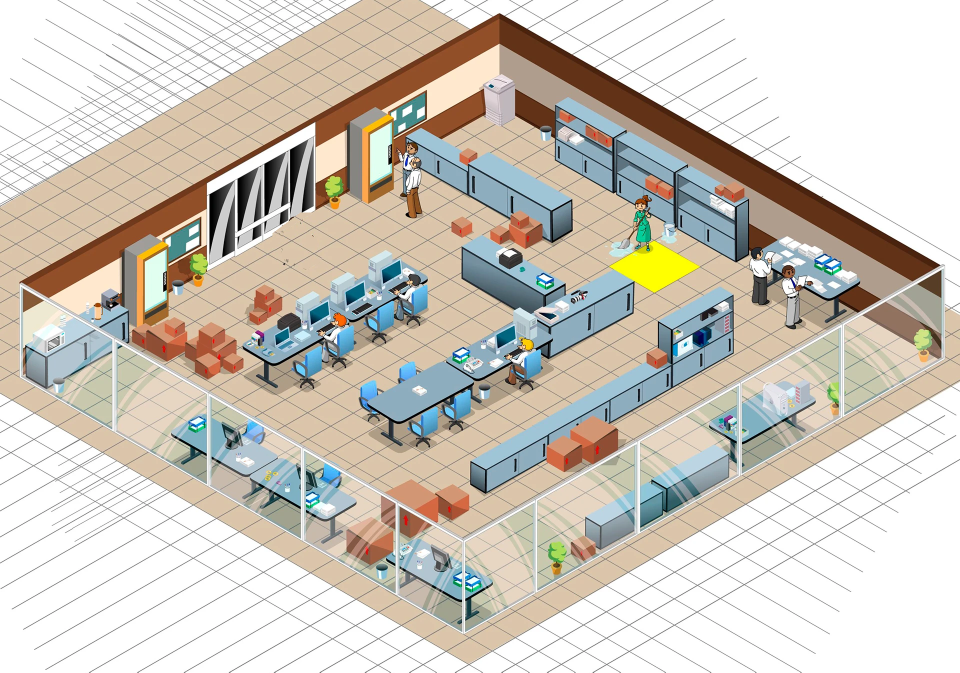
#> input picture tools/map_sem_cadeirante.png, 1920 x 1345 px (shown at 1/2 size)
$ python build_map.py map_sem_cadeirante.png map_sem_cadeirante.png map_sem_cadeirante.png
#> lines starting #> are read from the running program, lines starting #| are printed output that depends on the picture; after the words box and inside, x2 and y2 are one past the last pixel; in counts of white or black regions, pixels touching at a corner belong together
"""Gera o mapa com transparencia e a grade de colisao a partir do print original.
Uso: python tools/build_map.py <mapa_original.png> <saida public/assets>
Projecao isometrica verdadeira (30 graus): u = y - S*x, v = y + S*x.
"""
import sys, json, numpy as np
from PIL import Image
from scipy import ndimage as ndi

src, out = sys.argv[1], sys.argv[2]
S = np.tan(np.radians(30))
C = 26.55                      # meio ladrilho, em unidades u/v
U0, V0, NU, NV = -360.0, 792.0, 41, 38
START_UV = (177.0, 867.0)      # onde o cadeirante nasce
THR = 0.4                    # fracao minima de piso para a celula ser livre

im = Image.open(src).convert('RGB')
#> im is the input picture: PIL image 1920x1345 RGB; mean R, G, B 206.4, 200.1, 190
a = np.asarray(im).astype(float)
H, W, _ = a.shape
#> H = 1345; W = 1920
r, g, b = a[..., 0], a[..., 1], a[..., 2]
mx = a.max(2); mn = a.min(2); s = (mx - mn) / (mx + 1e-6)
#> after `mx = a.max(2)`:
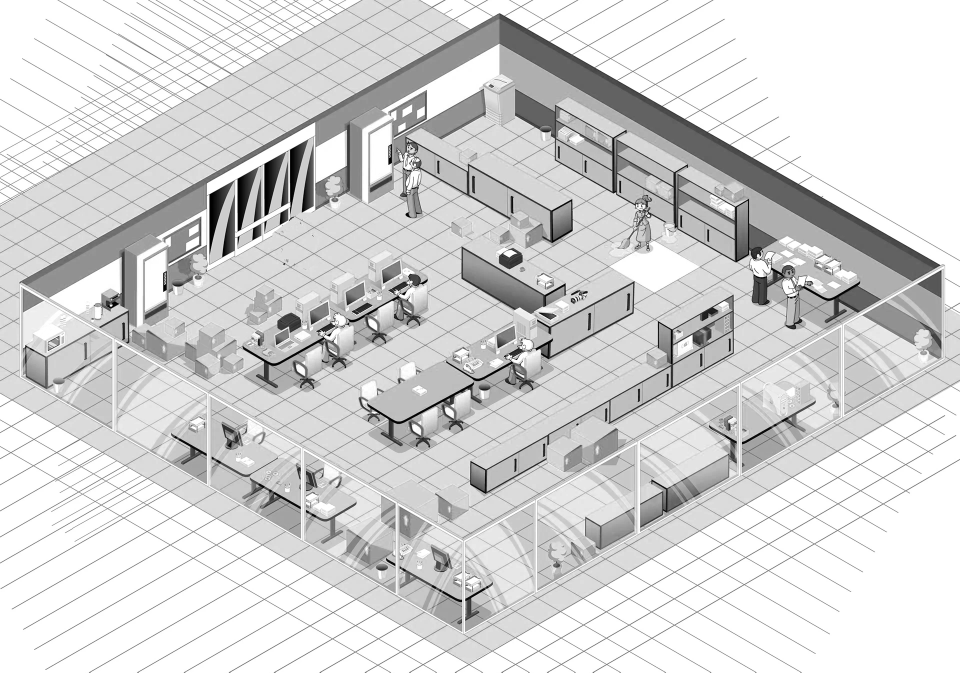
#> mx: shape (1345, 1920) float64 (shown at 1/2 size); min 0, max 255, mean 213
#> after `mn = a.min(2)`:
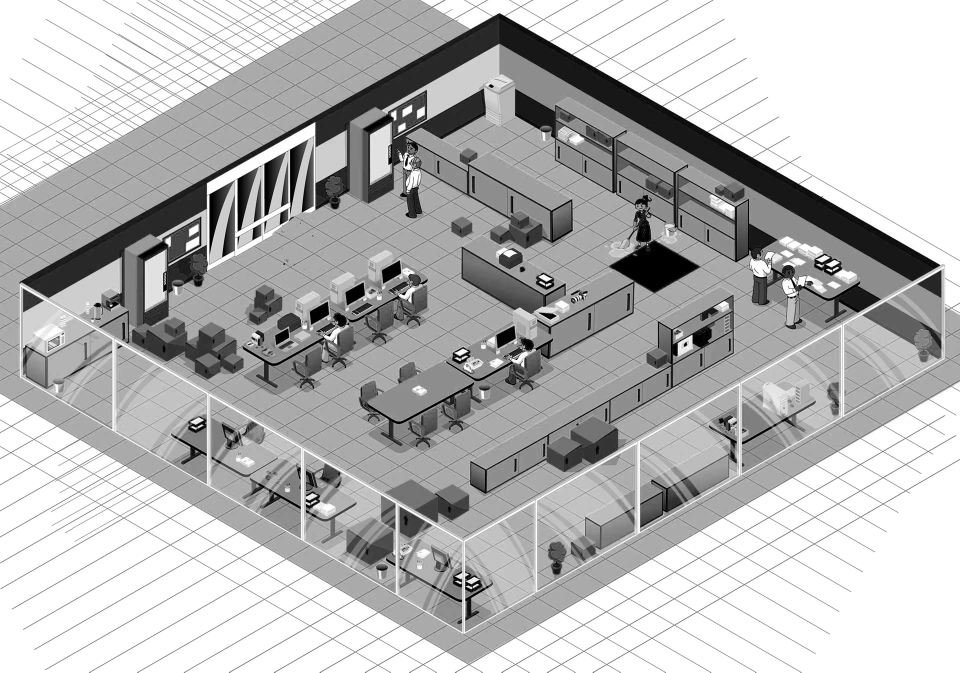
#> mn: shape (1345, 1920) float64 (shown at 1/2 size); min 0, max 255, mean 183.7
#> after `s = (mx - mn) / (mx + 1e-06)`:
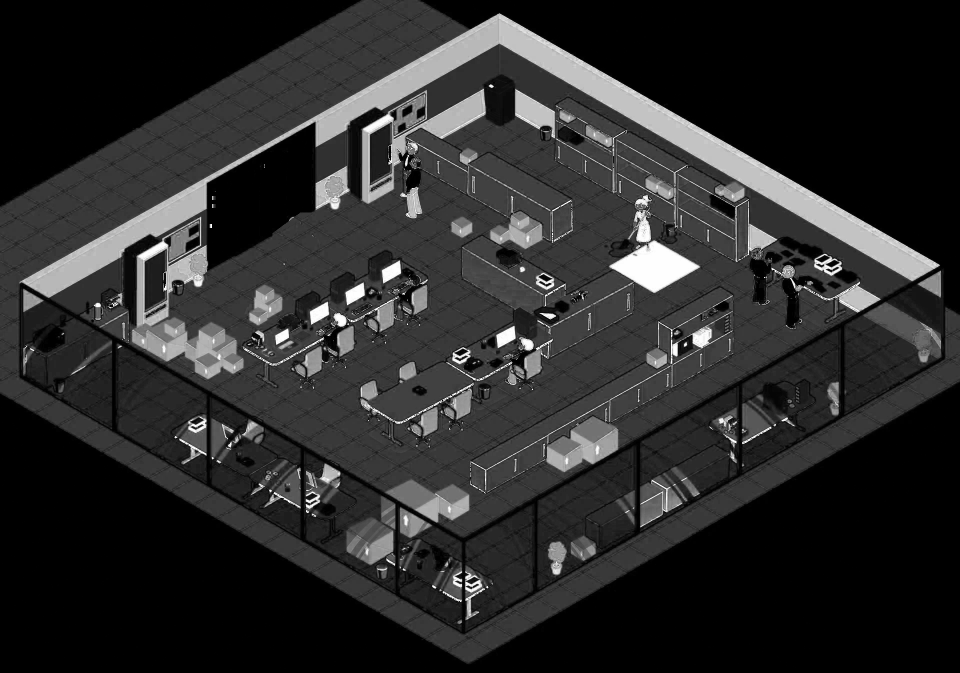
#> s: shape (1345, 1920) float64 (shown at 1/2 size); min 0, max 1, mean 0.169

# piso: bege quente, saturacao media
floor = (r-b >= 14) & (r-b <= 70) & (s > .07) & (s < .35) & (mx > 150) & (mx < 245) & (g > b) & (r > g)
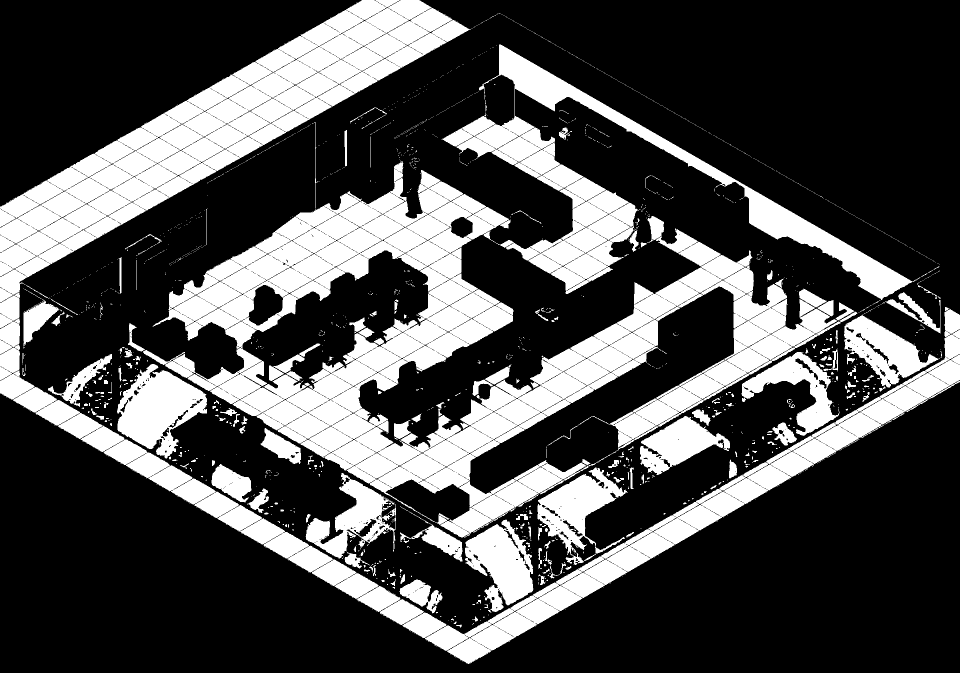
#> floor: shape (1345, 1920) bool (shown at 1/2 size); 29.7% white; 1822 white regions (1625 under 20 px), largest, box (x1, y1, x2, y2) and area: (286, 88, 1841, 1075) 366572, (0, 0, 1920, 1328) 263937, (234, 728, 414, 917) 18648
# piso visto atraves do vidro (mais claro e desbotado)
relax = ((mx > 165) & (r >= b+2) & (r >= g-4) & (s < .32) & (b > r-30)) | floor
#> relax: shape (1345, 1920) bool; 32.6% white; 1601 white regions (1407 under 20 px), largest, box (x1, y1, x2, y2) and area: (0, 0, 1920, 1329) 811550, (1506, 314, 1881, 530) 1325, (1544, 844, 1594, 893) 1205
fr_s = ndi.uniform_filter(floor.astype(float), 13)
fr_r = ndi.uniform_filter(relax.astype(float), 13)

def to_xy(u, v): return (v-u)/(2*S), (u+v)/2

blocked = np.zeros((NU, NV), bool)
for i in range(NU):
    for j in range(NV):
        uc, vc = U0+(i+.5)*C, V0+(j+.5)*C
        x, y = to_xy(uc, vc); x, y = int(round(x)), int(round(y))
        glass = uc > 728-6*C or vc > 1801-6*C
        blocked[i, j] = (fr_r[y, x] < .75) if glass else (fr_s[y, x] < THR)
#> blocked: shape (41, 38) bool; 48.7% white; 9 white regions (5 under 20 px), largest, box (x1, y1, x2, y2) and area: (23, 1, 38, 41) 312, (0, 0, 29, 30) 241, (0, 16, 12, 41) 126, (9, 34, 24, 41) 75
# personagens em pe (pes na imagem original): bloqueiam a celula e as vizinhas
for fx, fy in [(822, 428), (838, 400), (1285, 497), (1518, 605), (1583, 652)]:
    uu, vv = fy - S*fx, fy + S*fx
    ci, cj = int((uu-U0)//C), int((vv-V0)//C)
    blocked[max(ci-2, 0):ci+3, max(cj-2, 0):cj+3] = True
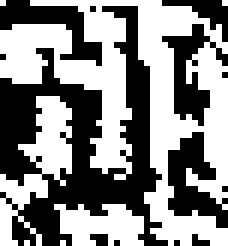
#> blocked: shape (41, 38) bool (shown 6 times larger); 53.1% white; 13 black regions (8 under 20 px), largest, box (x1, y1, x2, y2) and area: (0, 1, 28, 41) 458, (28, 22, 38, 38) 85, (0, 0, 17, 11) 72, (27, 4, 38, 21) 72, (27, 0, 38, 7) 28
blocked[0, :] = blocked[-1, :] = True
#> blocked: shape (41, 38) bool; 55.1% white; 11 black regions (7 under 20 px), largest, box (x1, y1, x2, y2) and area: (0, 1, 27, 40) 448, (28, 22, 38, 38) 85, (27, 4, 38, 21) 72, (0, 1, 17, 11) 68
blocked[:, 0] = blocked[:, -1] = True
#> blocked: shape (41, 38) bool; 57.4% white; 8 black regions (4 under 20 px), largest, box (x1, y1, x2, y2) and area: (1, 1, 27, 40) 431, (28, 22, 37, 38) 81, (27, 4, 37, 21) 70, (1, 1, 17, 11) 64

# so vale o que e alcancavel a partir do ponto inicial
si, sj = int((START_UV[0]-U0)//C), int((START_UV[1]-V0)//C)
lab, _ = ndi.label(~blocked)
reach = lab == lab[si, sj]
#> reach: shape (41, 38) bool; 26.7% white; 1 white region, box (x1, y1, x2, y2) and area: (1, 1, 27, 40) 416
blocked = ~reach
#> blocked: shape (41, 38) bool; 73.3% white; 1 black region, box (x1, y1, x2, y2) and area: (1, 1, 27, 40) 416

# mapa recortado, com transparencia fora do escritorio
mask = np.asarray(Image.open(sys.argv[3]).convert('L')) > 127 if len(sys.argv) > 3 else np.ones((H, W), bool)
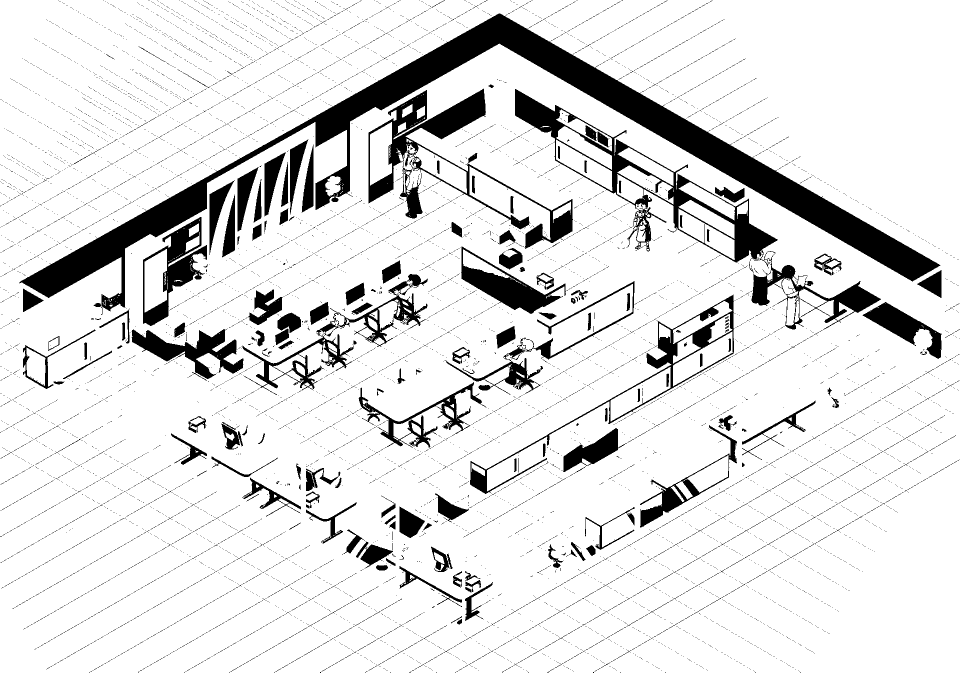
#> mask: shape (1345, 1920) bool (shown at 1/2 size); 87.9% white; 12193 black regions (12010 under 20 px), largest, box (x1, y1, x2, y2) and area: (39, 27, 1881, 623) 104533, (1030, 178, 1762, 660) 28929, (737, 177, 1146, 498) 22013
ys, xs = np.nonzero(mask)
x0, y0, x1, y1 = xs.min(), ys.min(), xs.max()+1, ys.max()+1
#> x0 = 0; y0 = 0; x1 = 1920; y1 = 1345
rgba = np.dstack([a, mask*255]).astype(np.uint8)
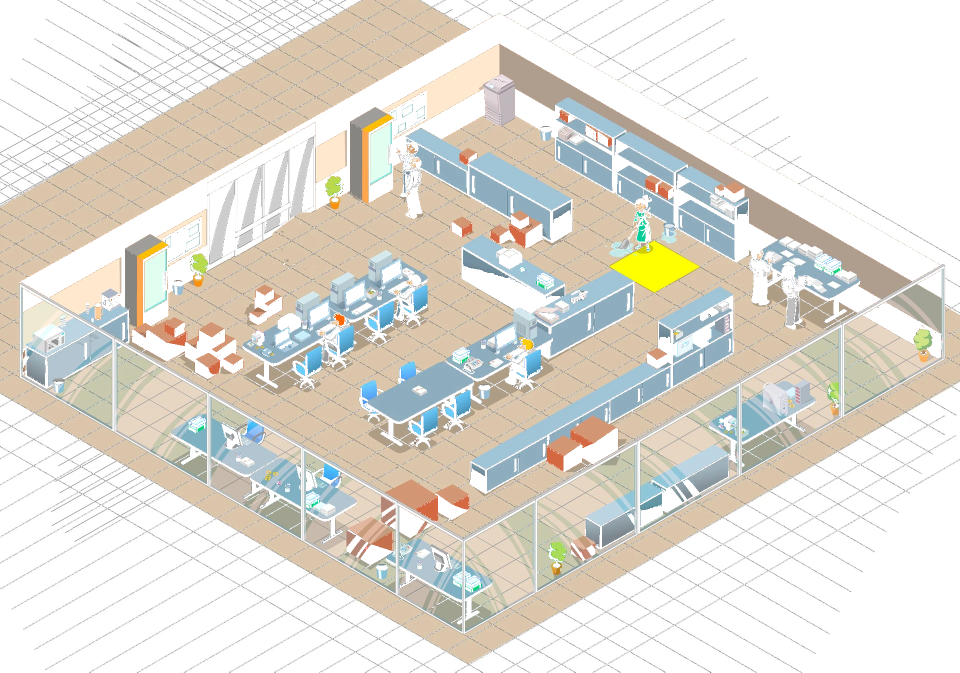
#> rgba: shape (1345, 1920, 4) (shown at 1/2 size); mean R, G, B, A 206.4, 200.1, 190, 224.1; transparent parts drawn white
Image.fromarray(rgba).crop((x0, y0, x1, y1)).save(f'{out}/office.png')

json.dump({
    'S': S, 'C': C, 'u0': U0, 'v0': V0, 'nu': NU, 'nv': NV,
    'offsetX': int(x0), 'offsetY': int(y0), 'width': int(x1-x0), 'height': int(y1-y0),
    'start': START_UV,
    'blocked': [''.join('1' if blocked[i, j] else '0' for j in range(NV)) for i in range(NU)],
}, open(f'{out}/collision.json', 'w'))
print("mapa", x1-x0, y1-y0, "livres", int((~blocked).sum()), "de", blocked.size)
#| mapa 1920 1345 livres 416 de 1558
